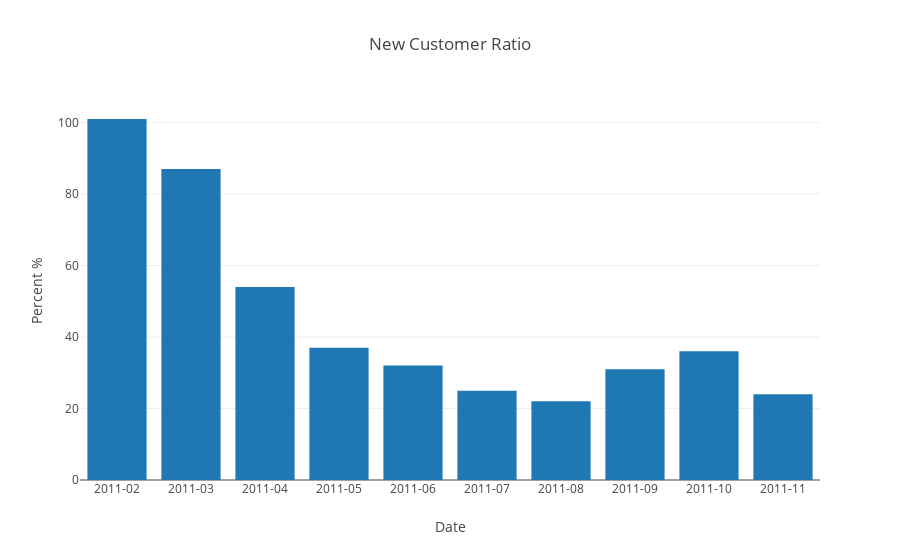

Write notebook code for a chart like this one.
### Code cell
# graph new customer ratio
ncr_data = [go.Bar(x = newUser['InvoicePeriod'],
                   y = newUser['CustomerID'])]

plot_layout = go.Layout(xaxis = dict(title='Date', type='category'), 
                        yaxis = {'title':'Percent %'},
                        title = 'New Customer Ratio')

fig = go.Figure(data = ncr_data, layout = plot_layout)
pyoff.iplot(fig)

### Figure 1 — Plotly figure (JSON) as saved in the notebook; plotly's stock layout.template omitted (floating-point values rounded to 4 significant figures)
{"data": [{"type": "bar", "uid": "9e61fb3e-8f8e-46f6-aa00-e980e4885d08", "x": ["2011-02", "2011-03", "2011-04", "2011-05", "2011-06", "2011-07", "2011-08", "2011-09", "2011-10", "2011-11"], "y": [101, 87, 54, 37, 32, 25, 22, 31, 36, 24]}], "layout": {"title": {"text": "New Customer Ratio"}, "xaxis": {"title": {"text": "Date"}, "type": "category"}, "yaxis": {"title": {"text": "Percent %"}}}}
